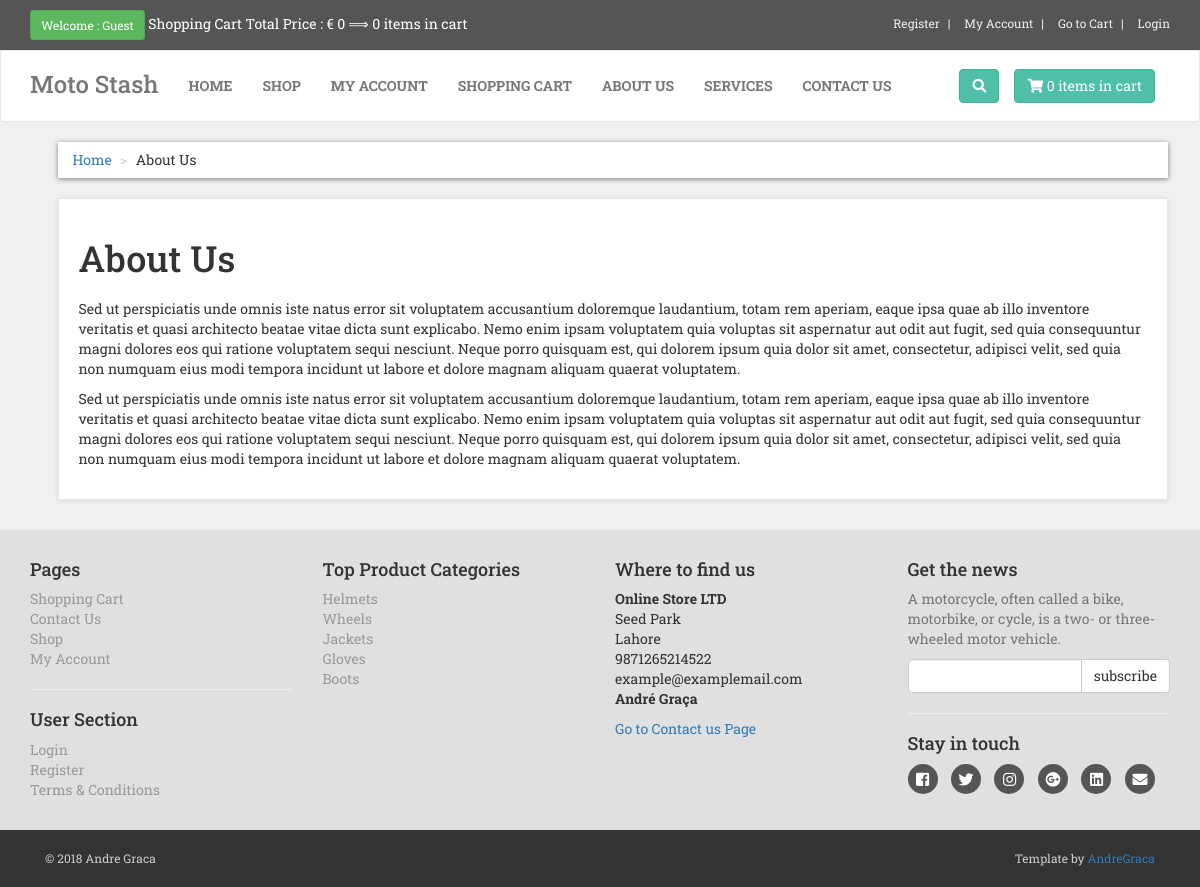
Page /about.php on the committed database.
### tables this page shows
CREATE TABLE `about_us` (
  `about_id` int(11) NOT NULL AUTO_INCREMENT,
  `about_heading` text,
  `about_short_desc` text,
  `about_desc` text,
  PRIMARY KEY (`about_id`)
);

CREATE TABLE `product_categories` (
  `p_cat_id` int(10) NOT NULL AUTO_INCREMENT,
  `p_cat_title` text,
  `p_cat_top` text,
  `p_cat_image` text,
  PRIMARY KEY (`p_cat_id`)
);

### about.php (the view, shortened to what this page needs)
<?php
include 'functions/functions.php';
?>
<!doctype html>
<html lang="pt">
<head>
    <link rel="stylesheet" href="styles/bootstrap.min.css">
    <link rel="stylesheet" href="font-awesome/css/fontawesome.min.css">
    <link rel="stylesheet" href="styles/styles.css">
    <link rel="stylesheet" href="https://use.fontawesome.com/releases/v5.5.0/css/all.css"
>
</head>
<body>
<?php include 'includes/top.php' ?>
<?php include "includes/navbar.php"; ?>
<div id="content">
    <div class="container">
        <div class="col-md-12">
            <ul class="breadcrumb">
                <li><a href="index.php">Home</a></li>
                <li>About Us</li>
            </ul>
        </div>
        <div class="col-md-12">
            <div class="box">
                        <?php
                        $getAboutUs = "select * from onlinestore.about_us";
                        $query = mysqli_query($connection,$getAboutUs);
                        $rowAboutUs = mysqli_fetch_array($query);
                        $aboutHeading = $rowAboutUs['about_heading'];
                        $aboutShortDesc = $rowAboutUs['about_short_desc'];
                        $aboutDesc = $rowAboutUs['about_desc'];
                        ?>
                        <h1><?php echo $aboutHeading ?></h1>
                <p class="lead text-justify"><?php echo $aboutShortDesc ?></p>
                <p class="text-justify"><?php echo $aboutDesc ?></p>
            </div>
        </div>
    </div>
</div>
<?php include "includes/footer.php" ?>
</body>
</html>

### includes/footer.php (shortened to what this page needs)
<div id="footer">
    <div class="container">
        <div class="row">
            <div class="col-md-3 col-sm-6">
                <h4>Pages</h4>
                <ul>
                    <li><a href="cart.php">Shopping Cart</a></li>
                    <li><a href="contact.php">Contact Us</a></li>
                    <li><a href="shop.php">Shop</a></li>
                    <li><a href="checkout.php">My Account</a></li>
                </ul>
                <hr>
                <h4>User Section</h4>
                <ul>
                    <li><?php
                        if (!isset($_SESSION['customer_email'])) {
                            echo "<a href='checkout.php'>Login</a>" . "<br>" . "
                    <li><a href=\"customerRegister.php\">Register</a></li>";
                        } else {
                            echo "<a href='myAccount.php?myOrders'>My Account</a>";
                        }
                        ?></li>
                    <li><a href="terms.php">Terms & Conditions</a></li>
                </ul>
            </div>
            <div class="col-md-3 col-sm-6">
                <h4>Top Product Categories</h4>
                <ul>
                    <?php
                    $productCategories = "SELECT * FROM onlinestore.product_categories";
                    $query = mysqli_query($connection, $productCategories);
                    while ($row = mysqli_fetch_array($query)) {
                        $productCategoryId = $row['p_cat_id'];
                        $productCategoryTitle = $row['p_cat_title'];
                        ?>
                        <li>
                            <a href="shop.php?productCategory=<?php echo $productCategoryId ?>"><?php echo $productCategoryTitle ?></a>
                        </li>
                        <?php
                    }
                    ?>
                </ul>
            </div>
            <div class="col-md-3 col-sm-6">
                <h4>Where to find us</h4>
                <p>
                    <strong>Online Store LTD</strong>
                    <br>Seed Park
                    <br>Lahore
                    <br>9871265214522
                    <br>example@examplemail.com
                    <br>
                    <strong>André Graça</strong>
                </p>
                <a href="contact.php">Go to Contact us Page</a>
            </div>
            <div class="col-md-3 col-sm-6">
                <h4>Get the news</h4>
                <p class="text-muted">
                    A motorcycle, often called a bike, motorbike, or cycle, is a two- or three-wheeled motor vehicle.
                </p>
                <form action="" method="post">
                    <div class="input-group">
                        <input type="text" class="form-control" name="email">
                        <span class="input-group-btn">
                            <input type="submit" value="subscribe" class="btn btn-default">
                        </span>
                    </div>
                </form>
                <hr>
                <h4>Stay in touch</h4>
                <p class="social">
                    <a href="#"><i class="fab fa-facebook-square"></i></a>
                    <a href="#"><i class="fab fa-twitter"></i></a>
                    <a href="#"><i class="fab fa-instagram"></i></a>
                    <a href="#"><i class="fab fa-google-plus"></i></a>
                    <a href="#"><i class="fab fa-linkedin"></i></a>
                    <a href="#"><i class="fa fa-envelope"></i></a>
                </p>
            </div>
        </div>
    </div>
</div>
<div id="copyright">
    <div class="container">
        <div class="col-md-6">
            <p class="pull-left">
                &copy; 2018 Andre Graca
            </p>
        </div>
        <div class="col-md-6">
            <p class="pull-right">
                Template by <a href="#">AndreGraca</a>
            </p>
        </div>
    </div>
</div>

### styles/styles.css (style rules this page uses)
body { font-family: 'Roboto Slab', Helvetica, Arial, serif; font-size: 14px; line-height: 1.42857143; color: #333333; background: #f0f0f0; }
.box { background: #fff; margin: 0 0 30px; border: solid 1px #e6e6e6; -webkit-box-sizing: border-box; -moz-box-sizing: border-box; box-sizing: border-box; padding: 20px; -webkit-box-shadow: 0 1px 5px rgba(0, 0, 0, .1); -moz-box-shadow: 0 1px 5px rgba(0, 0, 0, .1); box-shadow: 0 1px 5px rgba(0, 0, 0, .1); }
#content { padding-left: 25px; }
.breadcrumb { padding: 8px 15px; margin-bottom: 20px; background-color: #ffffff; border-radius: 0; box-shadow: 0 1px 5px rgba(0, 0, 0, .5); }
.breadcrumb > li + li:before { content: ">\00a0"; color: #cccccc; }
#footer { background: #e0e0e0; padding: 20px 0; }
#footer ul { padding-left: 0; list-style: none; }
#footer ul a { color: #999999; }
#footer .social { text-align: left; }
#footer .social a { margin: 0 10px 0 0; color: #ffffff; display: inline-block; width: 30px; height: 30px; border-radius: 15px; line-height: 30px; font-size: 15px; text-align: center; transition: all 0.2s ease-out; vertical-align: bottom; background-color: #555555; }
#copyright { background: #333333; color: #cccccc; padding: 20px 0; font-size: 12px; }
#copyright p { margin: 0; }

### rows in the picture
about_us: about_heading "About Us", about_short_desc "Sed ut perspiciatis unde omnis iste natus error sit voluptatem accusantium doloremque laudantium, totam rem aperiam, eaque ipsa quae ab illo inventore veritatis et quasi architecto beatae vitae dicta sunt explicabo. Nemo enim ipsam voluptatem quia voluptas sit aspernatur aut odit aut fugit, sed quia consequuntur magni dolores eos qui ratione voluptatem sequi nesciunt. Neque porro quisquam est, qui dolorem ipsum quia dolor sit amet, consectetur, adipisci velit, sed quia non numquam eius modi tempora incidunt ut labore et dolore magnam aliquam quaerat voluptatem.", about_desc "Sed ut perspiciatis unde omnis iste natus error sit voluptatem accusantium doloremque laudantium, totam rem aperiam, eaque ipsa quae ab illo inventore veritatis et quasi architecto beatae vitae dicta sunt explicabo. Nemo enim ipsam voluptatem quia voluptas sit aspernatur aut odit aut fugit, sed quia consequuntur magni dolores eos qui ratione voluptatem sequi nesciunt. Neque porro quisquam est, qui dolorem ipsum quia dolor sit amet, consectetur, adipisci velit, sed quia non numquam eius modi tempora incidunt ut labore et dolore magnam aliquam quaerat voluptatem."
product_categories: p_cat_title "Helmets"
product_categories: p_cat_title "Wheels"
product_categories: p_cat_title "Jackets"
product_categories: p_cat_title "Gloves"
product_categories: p_cat_title "Boots"

### other values in the picture
$total "0"
$count "0 0"
